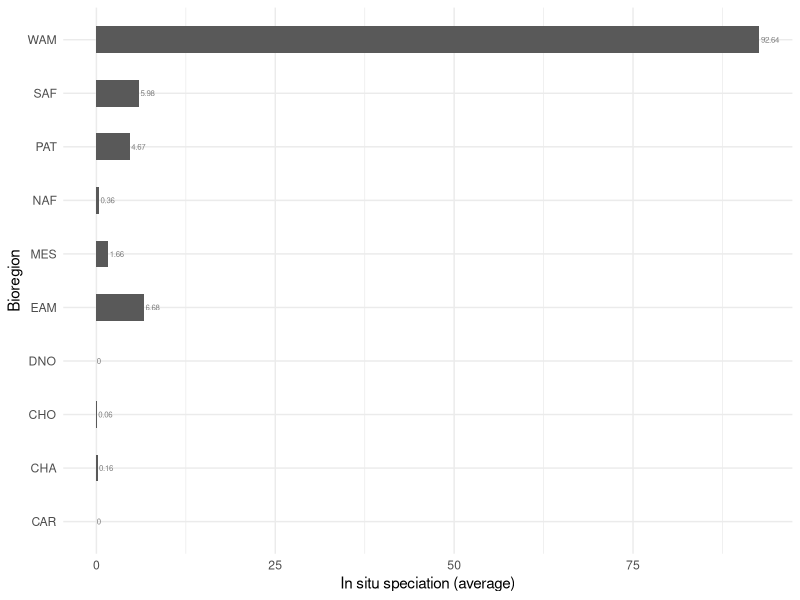
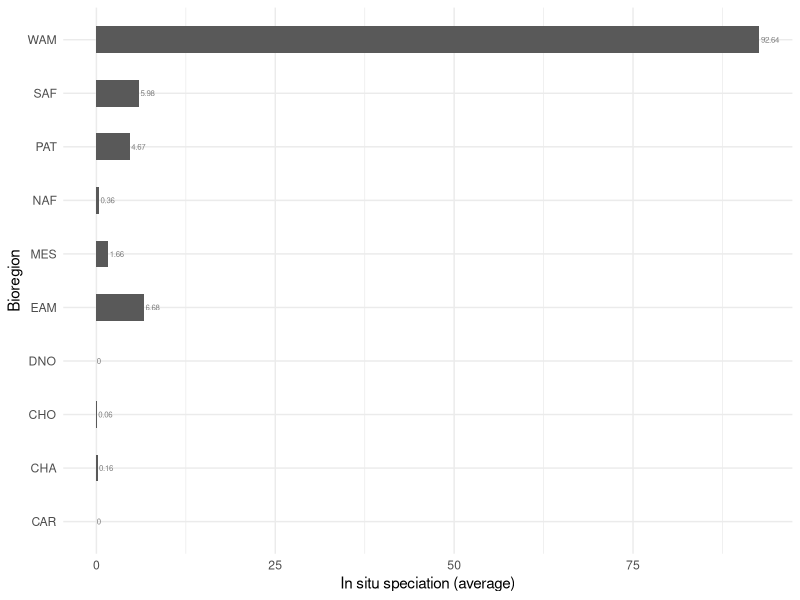

The R source for these figures, in order:
library(ggplot2)

setwd("D:/Usuários/peter/OneDrive/Pesquisa/2021_ArtigoQ1 2 Platyrhinni-Asus/Platy_paper/results")

##Figure
#frequency of in situ speciation per biogeographic unit (bioregion)

#get the number of species per area
area_spp2 <- read.table(file = "bioregion_vs_in_situ_speciation.txt", header = TRUE)
area_spp2

#bar plot
iss <- ggplot(data = area_spp2, aes(x = Bioregion, y = iss)) +
  geom_bar(stat = "identity", width = 0.5) + 
  coord_flip() +
  theme_minimal() +
  geom_text(aes(label = iss), hjust = - 0.1, color = "grey50", size = 2)+
  xlab("Bioregion") +
  ylab("In situ speciation (average)")
iss

#export figure
ggsave(filename = "Figure_bioregions_vs_in_situ_speciation.png",  plot = last_plot(),  device = "png",  path = NULL,
       scale = 1,  width = 1000,  height = 1000,  units = "px",  dpi = 320,  limitsize = TRUE,  bg = NULL)
